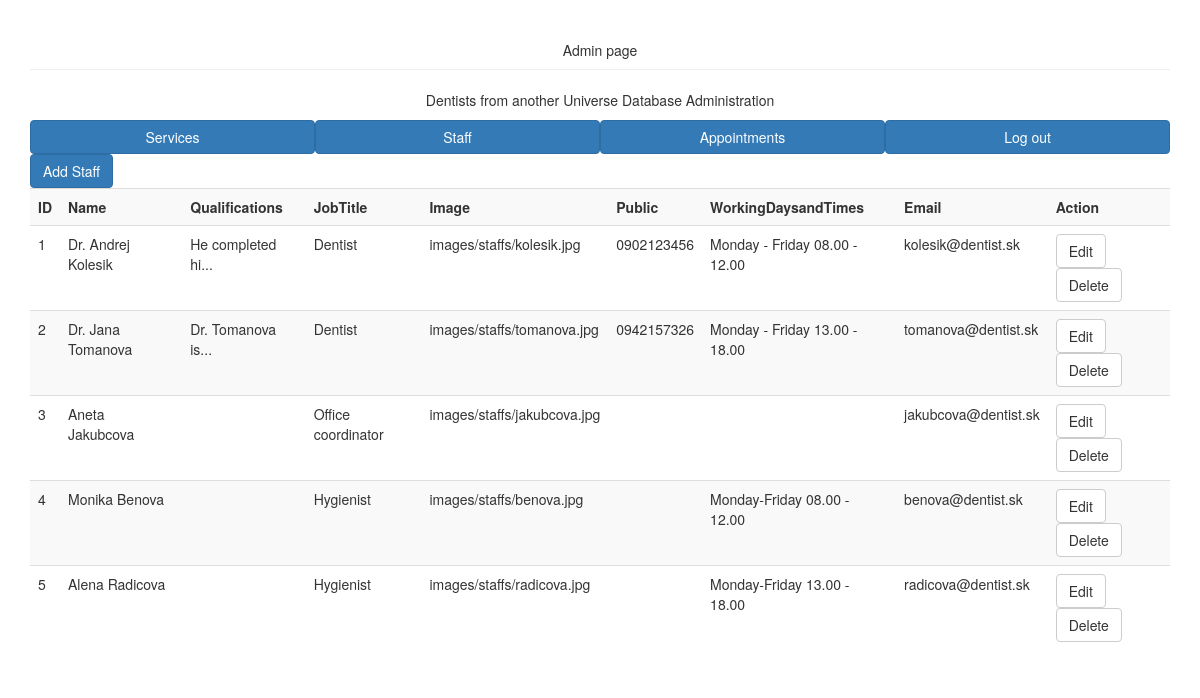
The app's page /admin/index.php?page=staff (signed in) with its own data.
### tables this page shows
CREATE TABLE IF NOT EXISTS `staff` (
`ID` int(11) NOT NULL,
  `Name` varchar(50) NOT NULL,
  `JobTitle` varchar(50) NOT NULL,
  `Image` varchar(100) NOT NULL,
  `Public` varchar(500) NOT NULL,
  `Qualifications` varchar(500) NOT NULL,
  `WorkingDaysandTimes` varchar(100) NOT NULL,
  `Email` varchar(50) NOT NULL
);

### admin/Db.php (called while the page is built, shortened)
<?php
class Db {
    private $username = "root";
    private $password = "";
    private $server = "localhost";
    private $database = "dentist";
    private $link;
    public function __construct() {
        $this->link = mysqli_connect($this->server, $this->username, $this->password, $this->database) or die('Failed to connect.');
    }
    public function query($sql) {
        return mysqli_query($this->link, $sql);
    }
}
?>

### admin/Admin.php (the view, shortened to what this page needs)
<?php
include_once "Db.php";
class Admin
{
    public function __construct() {
        if(!$this->isAdmin()) {
            $this->checkAdmin();
            $this->displayLogin();
        } else {
            $this->displayPage();
        }
    }
    private function displayPage() {
        $page = !isset($_GET['page']) ? 'services' : $_GET['page'];
        $this->displayNav();
        switch($page) {
            case 'staff':
                $this->displayStaff();
                break;
        }
    }
    private function displayStaff() {
        $db = new Db();
        $products = $db->query("
            SELECT *
            FROM dentist.staff AS Staff
        ");
        echo '<div>
        <a href="?page=addstaff" class="btn btn-primary">Add Staff</a>
        </div>';
        echo '<table class="table table-striped">';
        echo '<tr>';
        echo '<th>ID</th><th>Name</th><th>Qualifications</th><th>JobTitle</th><th>Image</th><th>Public</th><th>WorkingDaysandTimes</th><th>Email</th><th>Action</th>';
        echo '</tr>';
        while($staff = mysqli_fetch_array($products, MYSQL_ASSOC)) {
            echo '<tr>
                <td>'.$staff['ID'].'</td>
                <td>'.$staff['Name'].'</td>
                <td>
                '.(strlen($staff['Qualifications']) > 15
                ?
                substr($staff['Qualifications'], 0, 15) . '...'
                :
                $staff['Qualifications']).'
                </td>
                <td>'.$staff['JobTitle'].'</td>
                <td>'.$staff['Image'].'</td>
                <td>'.$staff['Public'].'</td>
                <td>'.$staff['WorkingDaysandTimes'].'</td>
                <td>'.$staff['Email'].'</td>
                <td>
                <a href="?page=editstaff&id='.$staff['ID'].'" class="btn btn-default">Edit</a>
                <a href="?page=deletestaff&id='.$staff['ID'].'" class="btn btn-default">Delete</a>
                </td>
            </tr>';
        }
        echo '</table>';
    }
    private function displayNav() {
        echo '
        <a href="?page=services" class="btn btn-primary col-sm-3">Services</a>
        <a href="?page=staff" class="btn btn-primary col-sm-3">Staff</a>
        <a href="?page=appointment" class="btn btn-primary col-sm-3">Appointments</a>
        <a href="?page=logout" class="btn btn-primary col-sm-3">Log out</a>
        ';
    }
    private function isAdmin() {
        if(!isset($_SESSION['admin'])){
            return false;
        } else {
            if($_SESSION['admin'] != '1') {
                return false;
            } else {
                return true;
            }
        }
    }
}
new Admin();

### records on screen
staff: ID "1", Name "Dr. Andrej Kolesik", Qualifications "He completed hi", JobTitle "Dentist", Image "images/staffs/kolesik.jpg", Public "0902123456", WorkingDaysandTimes "Monday - Friday 08.00 - 12.00", Email "kolesik@dentist.sk"
staff: ID "2", Name "Dr. Jana Tomanova", Qualifications "Dr. Tomanova is", JobTitle "Dentist", Image "images/staffs/tomanova.jpg", Public "0942157326", WorkingDaysandTimes "Monday - Friday 13.00 - 18.00", Email "tomanova@dentist.sk"
staff: ID "3", Name "Aneta Jakubcova", JobTitle "Office coordinator", Image "images/staffs/jakubcova.jpg", Email "jakubcova@dentist.sk"
staff: ID "4", Name "Monika Benova", JobTitle "Hygienist", Image "images/staffs/benova.jpg", WorkingDaysandTimes "Monday-Friday 08.00 - 12.00", Email "benova@dentist.sk"
staff: ID "5", Name "Alena Radicova", JobTitle "Hygienist", Image "images/staffs/radicova.jpg", WorkingDaysandTimes "Monday-Friday 13.00 - 18.00", Email "radicova@dentist.sk"
